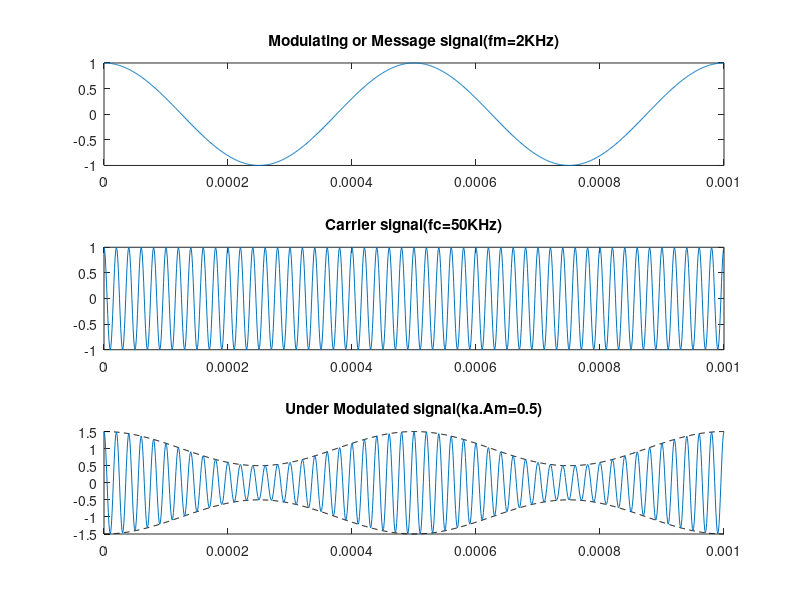
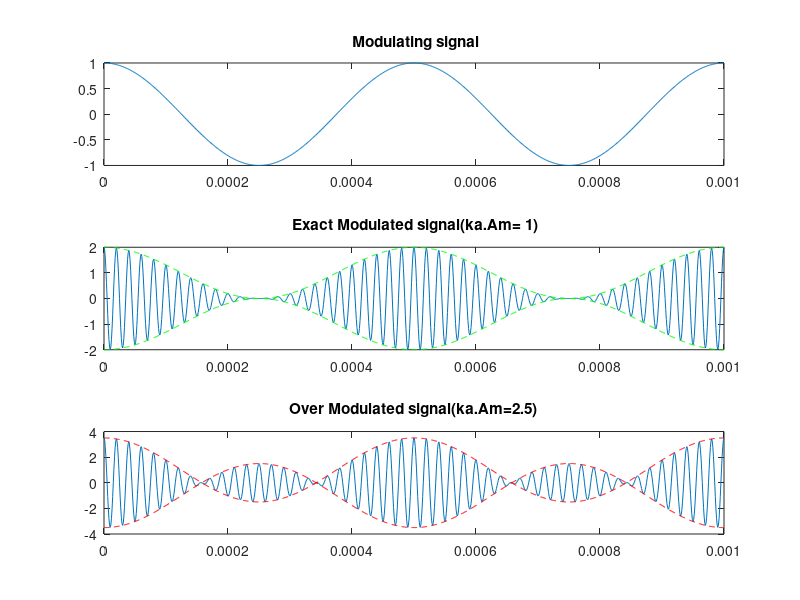

The MATLAB script that drew these images, in order:
fs=1000000;%Sampling Frequency
fm=2000;%Mesage signal frequency = 2KHz
fc=50000;%Carrier signal frequency = 50KHz
Am=1;
Ac=1;
t=[0:0.001*fs]/fs;
m=Am*cos(2*pi*fm*t);
c=Ac*cos(2*pi*fc*t);
ka=0.5; % amplitude sensitivity factor
u=ka*Am; % modulation index
s1=Ac*(1+u*cos(2*pi*fm*t)).*cos(2*pi*fc*t); % AM equation
subplot(3,1,1);
plot(t,m);
title('Modulating or Message signal(fm=2KHz)');
subplot(3,1,2);
plot(t,c);
title('Carrier signal(fc=50KHz)');
subplot(3,1,3);
hold on
plot(t,1+0.5*m,'k--');
plot(t,-1-0.5*m,'k--');
plot(t,s1);
title('Under Modulated signal(ka.Am=0.5)');
Am=2;
ka=0.5;
u=ka*Am;
s2=Ac*(1+u*cos(2*pi*fm*t)).*cos(2*pi*fc*t);
figure(2);
subplot(3,1,1);
plot(t,m);
title(' Modulating signal');
subplot(3,1,2);
plot(t,s2);
hold on
plot(t,1+m,'g--');
plot(t,-1-m,'g--');
title(' Exact Modulated signal(ka.Am= 1)');
Am=5;
ka=0.5;
u=ka*Am;
s3=Ac*(1+u*cos(2*pi*fm*t)).*cos(2*pi*fc*t);
subplot(3,1,3);
plot(t,s3);
hold on
plot(t,1+2.5*m,'r--');
plot(t,-1-2.5*m,'r--');
title('Over Modulated signal(ka.Am=2.5)');
% r1= s1.*c;
% [b a] = butter(2,0.01);
% mr1= filter(b,a,r1);
% subplot(3,1,3);
% plot(t,mr1);
% r2= s2.*c;

